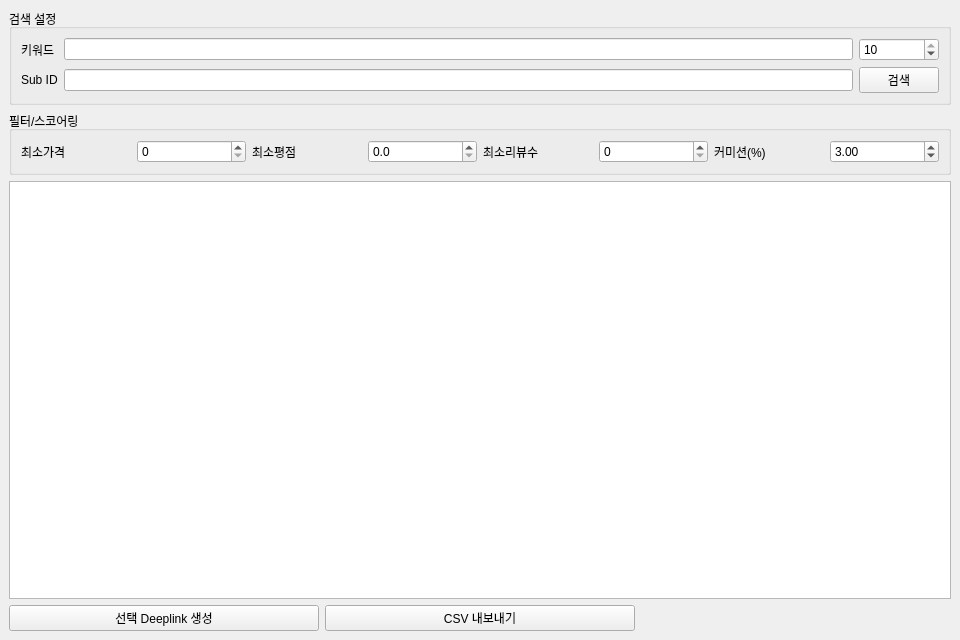
<?xml version="1.0" encoding="UTF-8"?>
<ui version="4.0">
 <class>MainWindow</class>
 <widget class="QMainWindow" name="MainWindow">
  <property name="geometry">
   <rect>
    <x>0</x>
    <y>0</y>
    <width>960</width>
    <height>640</height>
   </rect>
  </property>
  <property name="windowTitle">
   <string>쿠팡 소싱 도구 (PyQt)</string>
  </property>
  <widget class="QWidget" name="centralwidget">
   <layout class="QGridLayout" name="gridLayout">
    <item row="0" column="0" colspan="3">
     <widget class="QGroupBox" name="groupBox">
      <property name="title">
       <string>검색 설정</string>
      </property>
      <layout class="QGridLayout" name="gridLayout_2">
       <item row="0" column="0">
        <widget class="QLabel" name="label">
         <property name="text">
          <string>키워드</string>
         </property>
        </widget>
       </item>
       <item row="0" column="1">
        <widget class="QLineEdit" name="keywordEdit"/>
       </item>
       <item row="0" column="2">
        <widget class="QSpinBox" name="limitSpin">
         <property name="minimum">
          <number>1</number>
         </property>
         <property name="maximum">
          <number>10</number>
         </property>
         <property name="value">
          <number>10</number>
         </property>
        </widget>
       </item>
       <item row="1" column="0">
        <widget class="QLabel" name="label_2">
         <property name="text">
          <string>Sub ID</string>
         </property>
        </widget>
       </item>
       <item row="1" column="1">
        <widget class="QLineEdit" name="subIdEdit"/>
       </item>
       <item row="1" column="2">
        <widget class="QPushButton" name="searchBtn">
         <property name="text">
          <string>검색</string>
         </property>
        </widget>
       </item>
      </layout>
     </widget>
    </item>
    <item row="1" column="0" colspan="3">
     <widget class="QGroupBox" name="groupBox_2">
      <property name="title">
       <string>필터/스코어링</string>
      </property>
      <layout class="QGridLayout" name="gridLayout_3">
       <item row="0" column="0">
        <widget class="QLabel" name="label_3">
         <property name="text">
          <string>최소가격</string>
         </property>
        </widget>
       </item>
       <item row="0" column="1">
        <widget class="QSpinBox" name="minPriceSpin">
         <property name="maximum">
          <number>1000000000</number>
         </property>
        </widget>
       </item>
       <item row="0" column="2">
        <widget class="QLabel" name="label_4">
         <property name="text">
          <string>최소평점</string>
         </property>
        </widget>
       </item>
       <item row="0" column="3">
        <widget class="QDoubleSpinBox" name="minRatingSpin">
         <property name="maximum">
          <double>5.000000000000000</double>
         </property>
         <property name="decimals">
          <number>1</number>
         </property>
        </widget>
       </item>
       <item row="0" column="4">
        <widget class="QLabel" name="label_5">
         <property name="text">
          <string>최소리뷰수</string>
         </property>
        </widget>
       </item>
       <item row="0" column="5">
        <widget class="QSpinBox" name="minReviewsSpin">
         <property name="maximum">
          <number>10000000</number>
         </property>
        </widget>
       </item>
       <item row="0" column="6">
        <widget class="QLabel" name="label_6">
         <property name="text">
          <string>커미션(%)</string>
         </property>
        </widget>
       </item>
       <item row="0" column="7">
        <widget class="QDoubleSpinBox" name="commissionSpin">
         <property name="maximum">
          <double>100.000000000000000</double>
         </property>
         <property name="value">
          <double>3.000000000000000</double>
         </property>
        </widget>
       </item>
      </layout>
     </widget>
    </item>
    <item row="2" column="0" colspan="3">
     <widget class="QTableWidget" name="table"/>
    </item>
    <item row="3" column="0">
     <widget class="QPushButton" name="deeplinkBtn">
      <property name="text">
       <string>선택 Deeplink 생성</string>
      </property>
     </widget>
    </item>
    <item row="3" column="1">
     <widget class="QPushButton" name="exportBtn">
      <property name="text">
       <string>CSV 내보내기</string>
      </property>
     </widget>
    </item>
   </layout>
  </widget>
 </widget>
 <resources/>
 <connections/>
</ui>
